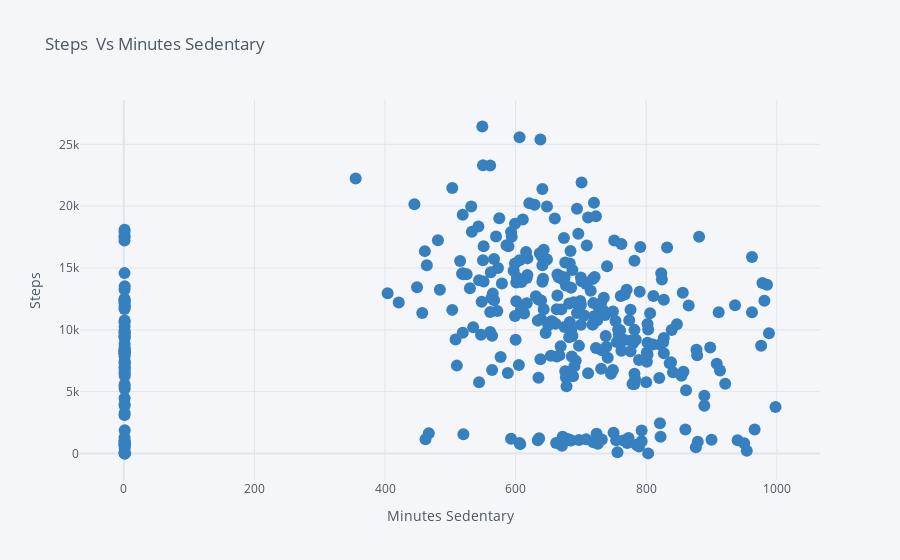

The notebook cell this image was saved under:
### Code cell
fitbit.iplot(kind='scatter',
             mode='markers',
             x='Minutes Sedentary', 
              xTitle='Minutes Sedentary',
             y='Steps',
              yTitle='Steps',
              title='Steps  Vs Minutes Sedentary',
              color='blue')

### Figure 1 — Plotly figure (JSON) as saved in the notebook; plotly's stock layout.template omitted (floating-point values rounded to 4 significant figures; data arrays with more than 128 entries replaced by an {"elided": "..."} marker saying what was removed)
{"data": [{"line": {"color": "rgba(55, 128, 191, 1.0)", "dash": "solid", "shape": "linear", "width": 1.3}, "marker": {"size": 12, "symbol": "circle"}, "mode": "markers", "name": "Steps", "text": "", "type": "scatter", "x": {"elided": "367 float values"}, "y": {"elided": "367 int values"}}], "layout": {"legend": {"bgcolor": "#F5F6F9", "font": {"color": "#4D5663"}}, "paper_bgcolor": "#F5F6F9", "plot_bgcolor": "#F5F6F9", "title": {"font": {"color": "#4D5663"}, "text": "Steps  Vs Minutes Sedentary"}, "xaxis": {"gridcolor": "#E1E5ED", "showgrid": true, "tickfont": {"color": "#4D5663"}, "title": {"font": {"color": "#4D5663"}, "text": "Minutes Sedentary"}, "zerolinecolor": "#E1E5ED"}, "yaxis": {"gridcolor": "#E1E5ED", "showgrid": true, "tickfont": {"color": "#4D5663"}, "title": {"font": {"color": "#4D5663"}, "text": "Steps"}, "zerolinecolor": "#E1E5ED"}}}
